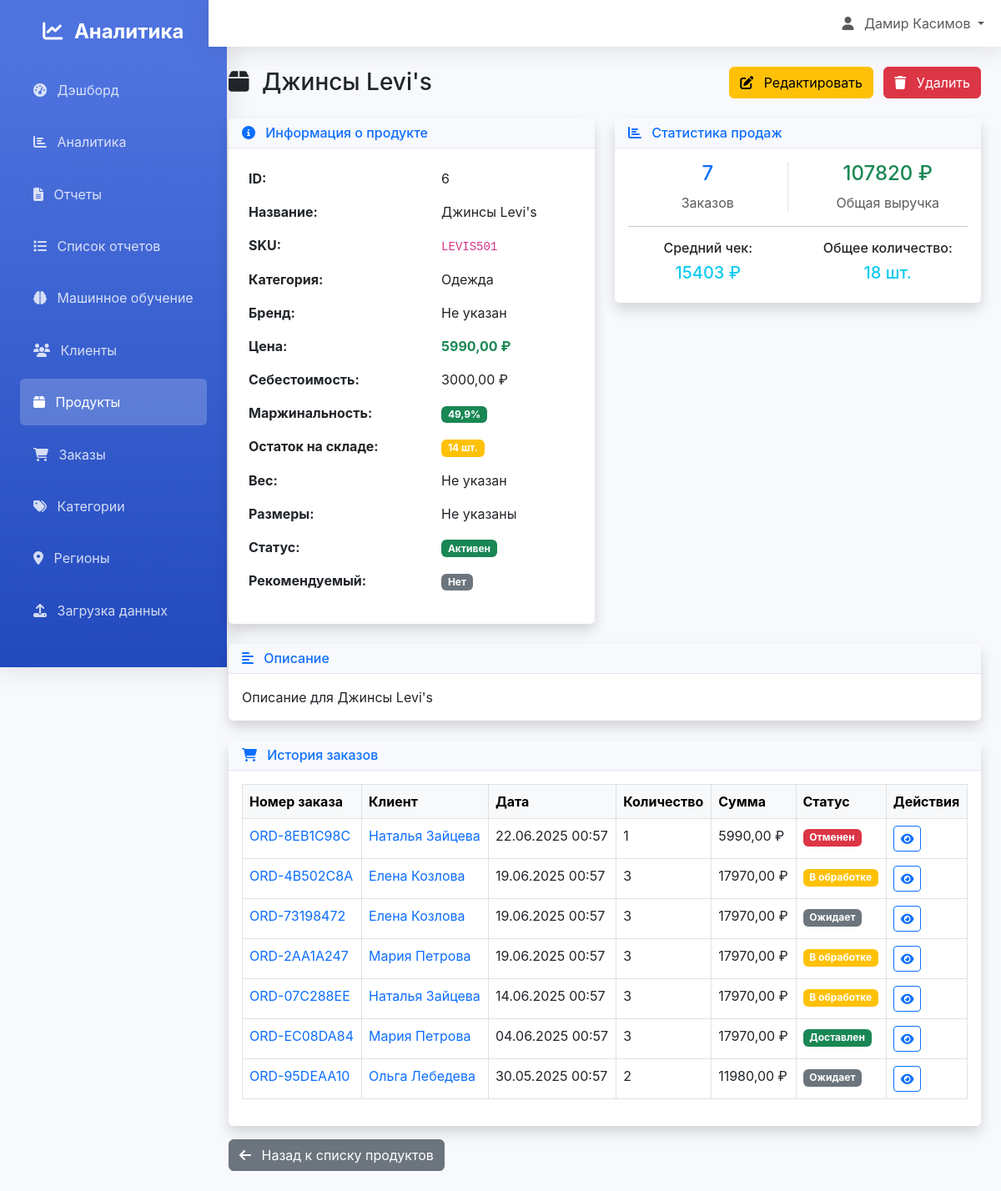
The app's page /products/6/ (signed in), older data.
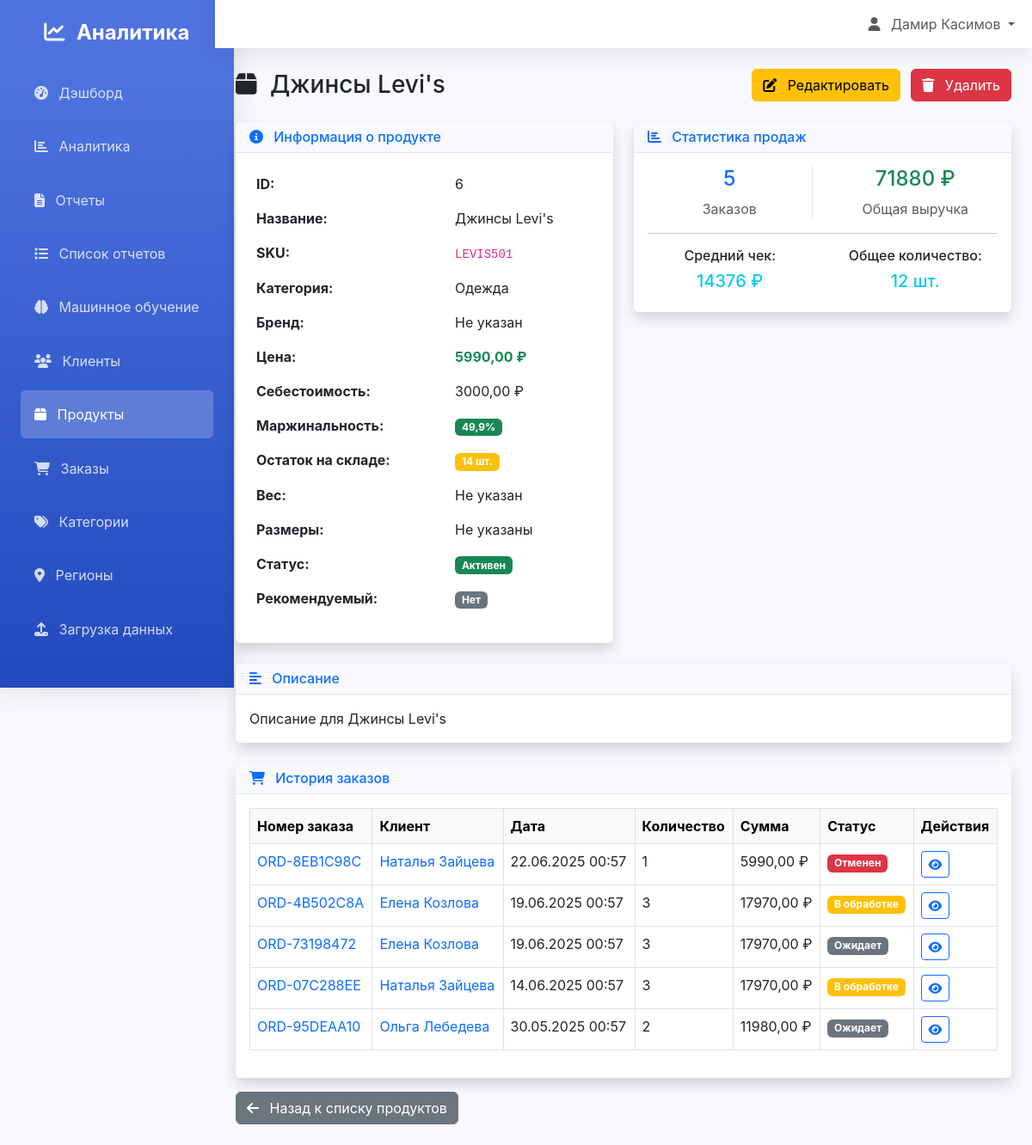
The same page, newer data.
### analytics/models.py (models this page shows, shortened)
class OrderItem(models.Model):
    order = models.ForeignKey(Order, on_delete=models.CASCADE, related_name='items', verbose_name="Заказ")
    product = models.ForeignKey(Product, on_delete=models.CASCADE, verbose_name="Продукт")
    quantity = models.IntegerField(validators=[MinValueValidator(1)], verbose_name="Количество")
    unit_price = models.DecimalField(max_digits=10, decimal_places=2, verbose_name="Цена за единицу")
    total_price = models.DecimalField(max_digits=10, decimal_places=2, verbose_name="Общая цена")
    class Meta:
        verbose_name = "Элемент заказа"
        verbose_name_plural = "Элементы заказов"

class Order(models.Model):
    STATUS_CHOICES = [
        ('pending', 'Ожидает'),
        ('processing', 'В обработке'),
        ('shipped', 'Отправлен'),
        ('delivered', 'Доставлен'),
        ('cancelled', 'Отменен'),
    ]
    order_number = models.CharField(max_length=20, unique=True, verbose_name="Номер заказа")
    customer = models.ForeignKey(Customer, on_delete=models.CASCADE, verbose_name="Клиент")
    status = models.CharField(max_length=20, choices=STATUS_CHOICES, default='pending', verbose_name="Статус")
    order_date = models.DateTimeField(auto_now_add=True, verbose_name="Дата заказа")
    delivery_date = models.DateTimeField(null=True, blank=True, verbose_name="Дата доставки")
    total_amount = models.DecimalField(max_digits=10, decimal_places=2, default=0, verbose_name="Общая сумма")
    shipping_address = models.TextField(verbose_name="Адрес доставки")
    notes = models.TextField(blank=True, verbose_name="Примечания")
    class Meta:
        verbose_name = "Заказ"
        verbose_name_plural = "Заказы"
        ordering = ['-order_date']

class Customer(models.Model):
    GENDER_CHOICES = [
        ('M', 'Мужской'),
        ('F', 'Женский'),
        ('O', 'Другой'),
    ]
    user = models.OneToOneField(User, on_delete=models.CASCADE, null=True, blank=True, verbose_name="Пользователь")
    first_name = models.CharField(max_length=100, verbose_name="Имя")
    last_name = models.CharField(max_length=100, verbose_name="Фамилия")
    email = models.EmailField(unique=True, verbose_name="Email")
    phone = models.CharField(max_length=20, blank=True, verbose_name="Телефон")
    gender = models.CharField(max_length=1, choices=GENDER_CHOICES, blank=True, verbose_name="Пол")
    birth_date = models.DateField(null=True, blank=True, verbose_name="Дата рождения")
    region = models.ForeignKey(Region, on_delete=models.SET_NULL, null=True, blank=True, verbose_name="Регион")
    address = models.TextField(blank=True, verbose_name="Адрес")
    registration_date = models.DateTimeField(auto_now_add=True, verbose_name="Дата регистрации")
    is_active = models.BooleanField(default=True, verbose_name="Активен")
    class Meta:
        verbose_name = "Клиент"
        verbose_name_plural = "Клиенты"
        ordering = ['-registration_date']
    @property
    def full_name(self):
        return f"{self.first_name} {self.last_name}"

### analytics/views.py (the view)
# urls.py: path('products/<int:pk>/', views.ProductDetailView.as_view(), name='product_detail'),
class ProductDetailView(LoginRequiredMixin, DetailView):
    model = Product
    template_name = 'analytics/product_detail.html'
    context_object_name = 'product'
    def get_context_data(self, **kwargs):
        context = super().get_context_data(**kwargs)
        product = self.get_object()
        order_items = product.orderitem_set.all()
        total_orders = order_items.count()
        total_revenue = order_items.aggregate(total=Sum('total_price'))['total'] or 0
        total_quantity = order_items.aggregate(total=Sum('quantity'))['total'] or 0
        order_history = order_items.select_related('order__customer').order_by('-order__order_date')[:10]
        context.update({
            'total_orders': total_orders,
            'total_revenue': total_revenue,
            'total_quantity': total_quantity,
            'order_history': order_history,
        })
        return context

### analytics/models.py (called while the page is built)
    @property
    def profit_margin(self):
        if self.price > 0:
            return ((self.price - self.cost) / self.price) * 100
        return 0

### templates/analytics/product_detail.html (shortened to what the changed rows need)
{% extends 'base.html' %}
{% block content %}
<div class="d-flex justify-content-between align-items-center mb-4">
    <h1 class="h3 mb-0 text-gray-800">
        <i class="fas fa-box me-2"></i>
        {{ product.name }}
    </h1>
</div>
<div class="row">
    <div class="col-lg-6">
        <div class="card shadow mb-4">
            <div class="card-body">
                <div class="row text-center">
                    <div class="col-6">
                        <div class="border-end">
                            <h4 class="text-primary">{{ total_orders }}</h4>
                            <p class="text-muted mb-0">Заказов</p>
                        </div>
                    </div>
                    <div class="col-6">
                        <h4 class="text-success">{{ total_revenue|floatformat:0 }} ₽</h4>
                        <p class="text-muted mb-0">Общая выручка</p>
                    </div>
                </div>
                {% if total_orders > 0 %}
                    <hr>
                    <div class="row text-center">
                        <div class="col-6">
                            <h6>Средний чек:</h6>
                            <h5 class="text-info">
                                {% widthratio total_revenue total_orders 1 %} ₽
                            </h5>
                        </div>
                        <div class="col-6">
                            <h6>Общее количество:</h6>
                            <h5 class="text-info">
                                {{ total_quantity }} шт.
                            </h5>
                        </div>
                    </div>
                {% endif %}
            </div>
        </div>
    </div>
</div>
<div class="card shadow">
    <div class="card-body">
        {% if order_history %}
            <div class="table-responsive">
                <table class="table table-bordered table-hover">
                    <thead class="table-light">
                        <tr>
                            <th>Номер заказа</th>
                            <th>Клиент</th>
                            <th>Дата</th>
                            <th>Количество</th>
                            <th>Сумма</th>
                            <th>Статус</th>
                            <th>Действия</th>
                        </tr>
                    </thead>
                    <tbody>
                        {% for item in order_history %}
                        <tr>
                            <td>
                                <a href="{% url 'analytics:order_detail' item.order.pk %}" class="text-decoration-none">
                                    {{ item.order.order_number }}
                                </a>
                            </td>
                            <td>
                                <a href="{% url 'analytics:customer_detail' item.order.customer.pk %}" class="text-decoration-none">
                                    {{ item.order.customer.full_name }}
                                </a>
                            </td>
                            <td>{{ item.order.order_date|date:"d.m.Y H:i" }}</td>
                            <td>{{ item.quantity }}</td>
                            <td>{{ item.total_price }} ₽</td>
                            <td>
                                <span class="badge bg-{% if item.order.status == 'delivered' %}success{% elif item.order.status == 'processing' %}warning{% elif item.order.status == 'cancelled' %}danger{% else %}secondary{% endif %}">
                                    {{ item.order.get_status_display }}
                                </span>
                            </td>
                            <td>
                                <a href="{% url 'analytics:order_detail' item.order.pk %}" class="btn btn-sm btn-outline-primary">
                                    <i class="fas fa-eye"></i>
                                </a>
                            </td>
                        </tr>
                        {% endfor %}
                    </tbody>
                </table>
            </div>
        {% else %}
            <div class="text-center py-4">
                <i class="fas fa-shopping-cart fa-3x text-muted mb-3"></i>
                <h5 class="text-muted">Заказов нет</h5>
                <p class="text-muted">Этот продукт пока не заказывали.</p>
            </div>
        {% endif %}
    </div>
</div>
{% endblock %}

Row changes from the older to the newer data that the page shows:
removed OrderItem: order.order_number "ORD-2AA1A247", order.customer.full_name "Мария Петрова", order.order_date "19.06.2025 00:57", quantity "3", total_price "17970,00", order.status "В обработке"
removed OrderItem: order.order_number "ORD-EC08DA84", order.customer.full_name "Мария Петрова", order.order_date "04.06.2025 00:57", quantity "3", total_price "17970,00", order.status "Доставлен"
Text that changed along with them:
{{ total_orders }}: "7" → "5"
{{ total_revenue|floatformat:0 }}: "107820" → "71880"
{{ total_quantity }}: "18" → "12"
text no longer shown: "15403"
text now shown: "14376"
